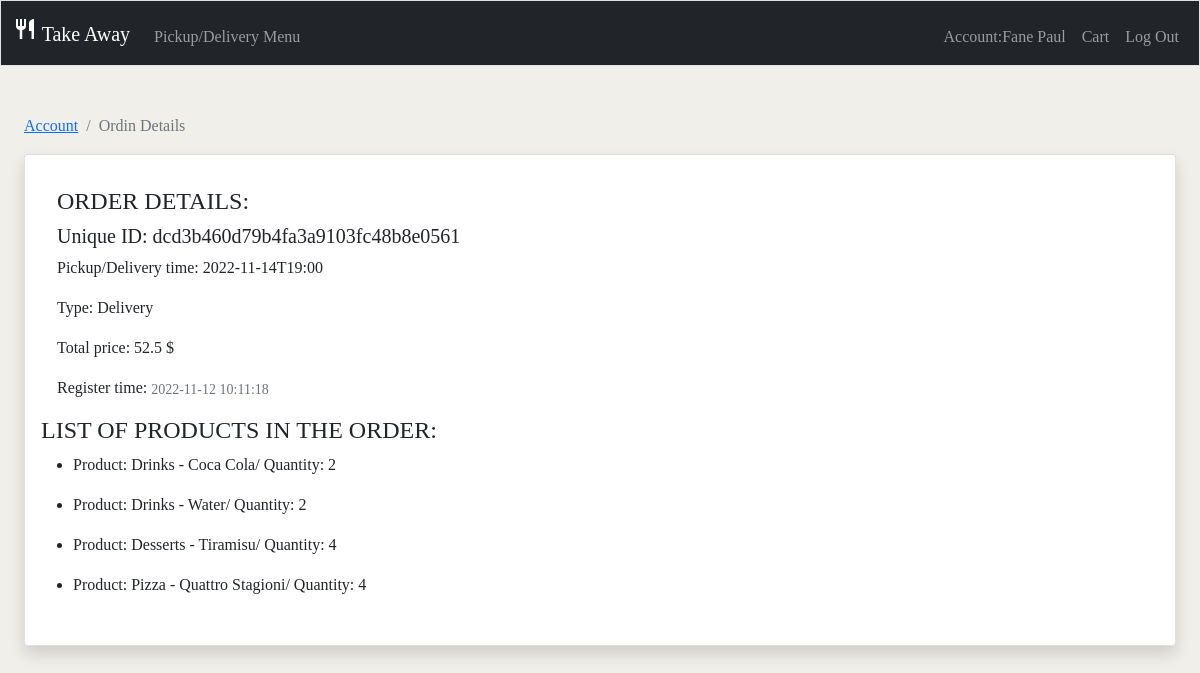
The page /account/orders/1 (signed in) on the database its author committed.
### tables this page shows
CREATE TABLE orders (orderID INTEGER PRIMARY KEY AUTOINCREMENT NOT NULL, uniqueID TEXT NOT NULL, customerID INTEGER NOT NULL, created_at DATETIME NOT NULL, pickup_delivery_time DATETIME NOT NULL, total_price FLOAT NOT NULL, type varchar(40) NOT NULL, address TEXT);

CREATE TABLE product (productID INTEGER PRIMARY KEY AUTOINCREMENT NOT NULL, productName varchar(300) NOT NULL, price FLOAT NOT NULL, archive BOOLEAN DEFAULT false, category varchar(300), image varchar(255));

### app.py (the view)
@app.route('/account/orders/<int:id_order>')
@login_required
def orderDetails(id_order):
    order = db.execute("SELECT * FROM orders WHERE orderID = ?", id_order)[0]
    if not order:
        flash("Something went wrong, order not foud")
        return redirect("/account")
    order_details = db.execute("SELECT * FROM order_details WHERE uniqueID = ?", order['uniqueID'])
    products = []
    for item in order_details:
        product = db.execute("SELECT * FROM product WHERE productID = ?", item['productID'])[0]
        itemDetail = {
            "productName": product['productName'],
            "category": product['category'],
            "quantity": item['quantity']
        }
        products.append(itemDetail)
    return render_template("orderDetails.html", order=order, products=products)

### app.py (called while the page is built)
@app.after_request
def after_request(response):
    response.headers["Cache-Control"] = "no-cache, no-store, must-revalidate"
    response.headers["Expires"] = 0
    response.headers["Pragma"] = "no-cache"
    return response

### helpers.py (called while the page is built)
def login_required(f):
    @wraps(f)
    def decorated_function(*args, **kwargs):
        if session.get("user_id") is None:
            return redirect("/login")
        return f(*args, **kwargs)
    return decorated_function

### templates/orderDetails.html (shortened to what this page needs)
{% extends "layout.html" %}
{% block main %}
    <nav aria-label="breadcrumb">
        <ol class="breadcrumb">
            <li class="breadcrumb-item"><a href="/account">Account</a></li>
            <li class="breadcrumb-item active" aria-current="page">Ordin Details</li>
        </ol>
    </nav>
    <div class="card shadow p-3 mb-5 bg-body rounded">
        <div class="card-body">
            <h4>ORDER DETAILS:</h4>
            <h5 class="card-title">Unique ID: {{ order.uniqueID }}</h5>
            <p class="card-text">Pickup/Delivery time: {{ order.pickup_delivery_time }}</p>
            <p class="card-text">Type: {{ order.type }}</p>
            <p class="card-text">Total price: {{ order.total_price }} $</p>
            <p class="card-text">Register time: <small class="table-design text-muted">{{order.created_at}}</small></p>
        </div>
        <h4>LIST OF PRODUCTS IN THE ORDER:</h4>
        <ul>
            {% for product in products%}
            <li>
                <p>Product: {{product.category}} - {{product.productName}}/ Quantity: {{product.quantity}}</p>
            </li>
            {% endfor %}
        </ul>
    </div>
{% endblock %}

### static/style.css (style rules this page uses)
body { background: #f1efe9; font-family: "futura-pt"; }
.table-design { padding: 0; white-space: nowrap; vertical-align: middle; }

### rows shown on the page
orders: uniqueID "dcd3b460d79b4fa3a9103fc48b8e0561", pickup_delivery_time "2022-11-14T19:00", type "Delivery", total_price "52.5", created_at "2022-11-12 10:11:18"
product: category "Drinks", productName "Coca Cola", quantity "2"
product: category "Drinks", productName "Water", quantity "2"
product: category "Desserts", productName "Tiramisu", quantity "4"
product: category "Pizza", productName "Quattro Stagioni", quantity "4"

### other values the page prints
{{ session["name"] }} "Fane Paul"
